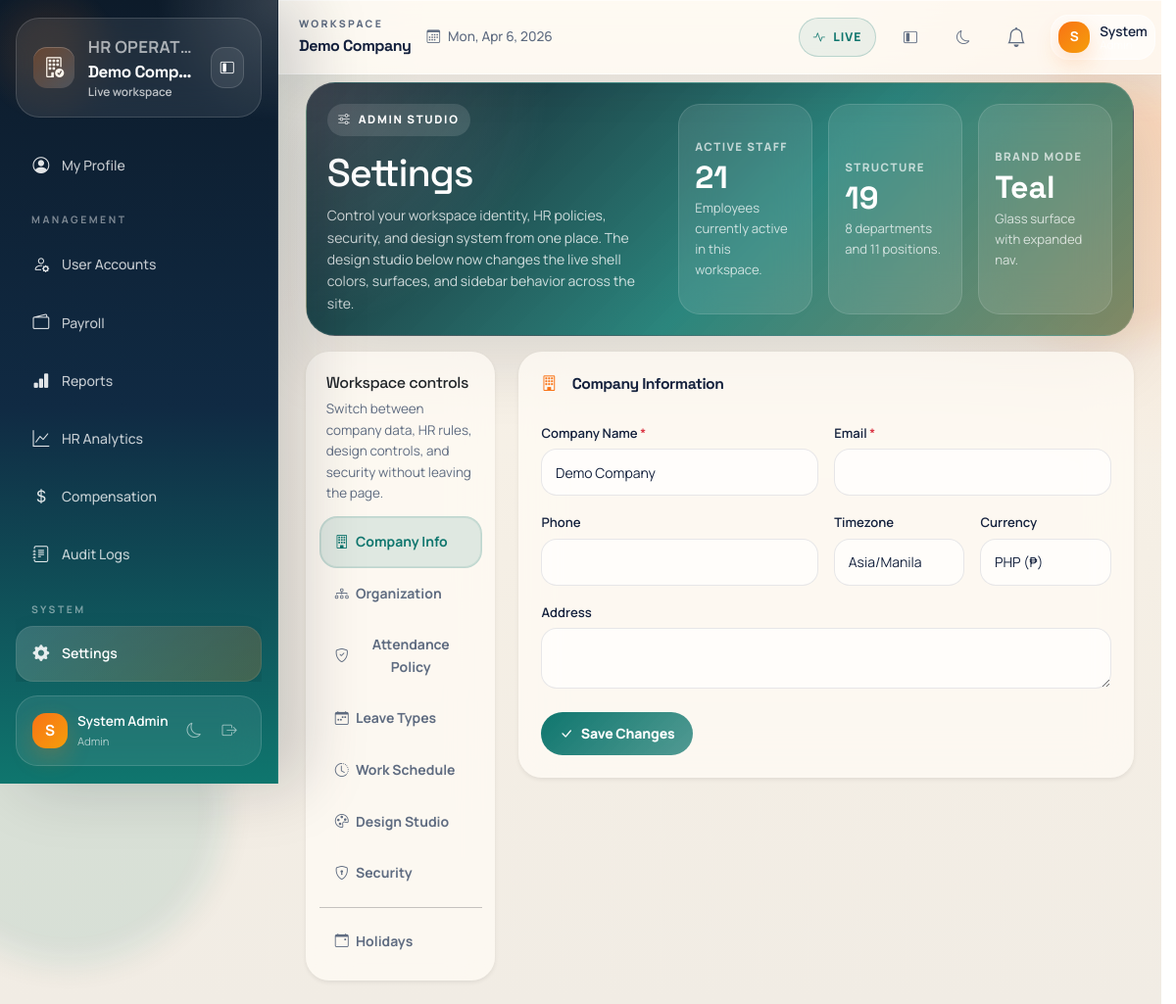
Page /modules/settings/index.php (signed in) on the committed database.
### tables this page shows
CREATE TABLE companies (
    id INT AUTO_INCREMENT PRIMARY KEY,
    name VARCHAR(200) NOT NULL,
    slug VARCHAR(100) UNIQUE NOT NULL,
    email VARCHAR(150) NOT NULL,
    phone VARCHAR(50),
    address TEXT,
    logo_url VARCHAR(500),
    nav_settings JSON,
    timezone VARCHAR(50) DEFAULT 'Asia/Manila',
    currency VARCHAR(10) DEFAULT 'PHP',
    plan ENUM('free','starter','professional','enterprise') DEFAULT 'free',
    plan_expires_at DATE NULL,
    max_employees INT DEFAULT 5,
    is_active TINYINT(1) DEFAULT 1,
    created_at DATETIME DEFAULT CURRENT_TIMESTAMP,
    updated_at DATETIME DEFAULT CURRENT_TIMESTAMP ON UPDATE CURRENT_TIMESTAMP
);

### includes/functions.php (called while the page is built, shortened)
<?php
function e($s) {
    return htmlspecialchars($s ?? "", ENT_QUOTES, "UTF-8");
}

### modules/settings/index.php (the view, shortened to what this page needs)
<?php
require_once __DIR__."/../../config/db.php";
$cid = company_id() ?? 1;
$companyStmt = $pdo->prepare("SELECT * FROM companies WHERE id = ?");
$companyStmt->execute([$cid]);
$company = $companyStmt->fetch() ?: (company() ?? []);
$cid = company_id() ?? 1;
$departments = [];
$positions = [];
$empCount = 0;
try {
    $deptStmt = $pdo->prepare("SELECT * FROM departments WHERE company_id = ? ORDER BY name");
    $deptStmt->execute([$cid]);
    $departments = $deptStmt->fetchAll();
    $posStmt = $pdo->prepare("SELECT * FROM positions WHERE company_id = ? ORDER BY name");
    $posStmt->execute([$cid]);
    $positions = $posStmt->fetchAll();
    $empStmt = $pdo->prepare("SELECT COUNT(*) as cnt FROM employees WHERE company_id=? AND status='active'");
    $empStmt->execute([$cid]);
    $empCount = $empStmt->fetch()["cnt"] ?? 0;
} catch (PDOException $e) {
    error_log("Settings data load error: " . $e->getMessage());
}
$activeTab = $_GET["tab"] ?? "company";
$companyNavSettings = json_decode($company["nav_settings"] ?? "{}", true);
$appearanceSettings = array_merge([
    "sidebar_color" => "default",
    "accent_theme" => "teal",
    "surface_style" => "glass",
    "sidebar_default_state" => "expanded"
], $companyNavSettings);
require_once __DIR__."/../../includes/header.php";
require_once __DIR__."/../../includes/nav.php";
?>
<div class="container-fluid pt-2 pb-4">
    <div class="settings-shell">
        <section class="settings-hero">
            <div class="settings-hero__copy">
                <span class="settings-hero__eyebrow"><i class="bi bi-sliders"></i> Admin Studio</span>
                <h1>Settings</h1>
                <p>Control your workspace identity, HR policies, security, and design system from one place. The design studio below now changes the live shell colors, surfaces, and sidebar behavior across the site.</p>
            </div>
            <div class="settings-stat">
                <span class="settings-stat__label">Active Staff</span>
                <strong class="settings-stat__value"><?= number_format((int)$empCount) ?></strong>
                <span class="settings-stat__meta">Employees currently active in this workspace.</span>
            </div>
            <div class="settings-stat">
                <span class="settings-stat__label">Structure</span>
                <strong class="settings-stat__value"><?= number_format(count($departments) + count($positions)) ?></strong>
                <span class="settings-stat__meta"><?= number_format(count($departments)) ?> departments and <?= number_format(count($positions)) ?> positions.</span>
            </div>
            <div class="settings-stat">
                <span class="settings-stat__label">Brand Mode</span>
                <strong class="settings-stat__value"><?= e(ucfirst($appearanceSettings["accent_theme"])) ?></strong>
                <span class="settings-stat__meta"><?= e(ucfirst($appearanceSettings["surface_style"])) ?> surface with <?= e($appearanceSettings["sidebar_default_state"] === "collapsed" ? "compact" : "expanded") ?> nav.</span>
            </div>
        </section>
        <div class="row g-4">
        <div class="col-lg-3">
            <div class="settings-sticky-nav">
                <div class="card border-0 shadow-sm settings-nav-card">
                    <div class="card-body">
                        <div class="settings-nav-intro">
                            <h2>Workspace controls</h2>
                            <p>Switch between company data, HR rules, design controls, and security without leaving the page.</p>
                        </div>
                        <nav class="settings-tabs nav flex-column" id="settingsTabs">
                            <button class="nav-link <?= $activeTab==='company'?'active':'' ?>" data-tab="company" onclick="switchTab('company')" type="button">
                                <i class="bi bi-building"></i> Company Info
                            </button>
                            <button class="nav-link <?= $activeTab==='org'?'active':'' ?>" data-tab="org" onclick="switchTab('org')" type="button">
                                <i class="bi bi-diagram-3"></i> Organization
                            </button>
                            <button class="nav-link <?= $activeTab==='attendance'?'active':'' ?>" data-tab="attendance" onclick="switchTab('attendance')" type="button">
                                <i class="bi bi-shield-check"></i> Attendance Policy
                            </button>
                            <button class="nav-link <?= $activeTab==='leaves'?'active':'' ?>" data-tab="leaves" onclick="switchTab('leaves')" type="button">
                                <i class="bi bi-calendar-week"></i> Leave Types
                            </button>
                            <button class="nav-link <?= $activeTab==='schedule'?'active':'' ?>" data-tab="schedule" onclick="switchTab('schedule')" type="button">
                                <i class="bi bi-clock-history"></i> Work Schedule
                            </button>
                            <button class="nav-link <?= $activeTab==='appearance'?'active':'' ?>" data-tab="appearance" onclick="switchTab('appearance')" type="button">
                                <i class="bi bi-palette"></i> Design Studio
                            </button>
                            <button class="nav-link <?= $activeTab==='security'?'active':'' ?>" data-tab="security" onclick="switchTab('security')" type="button">
                                <i class="bi bi-shield-lock"></i> Security
                            </button>
                            <hr class="my-2">
                            <a class="nav-link" href="holidays.php">
                                <i class="bi bi-calendar-event"></i> Holidays
                            </a>
                        </nav>
                    </div>
                </div>
            </div>
        </div>
        <div class="col-lg-9">
            <div id="tab-company" class="settings-section <?= $activeTab==='company'?'active':'' ?>">
                <div class="card border-0 shadow-sm">
                    <div class="card-header"><i class="bi bi-building me-2"></i>Company Information</div>
                    <div class="card-body">
                        <form method="POST" action="?tab=company">
                            <div class="row g-3">
                                <div class="col-md-6">
                                    <label class="form-label">Company Name <span class="text-danger">*</span></label>
                                    <input type="text" name="company_name" class="form-control" value="<?= e($company["name"] ?? "") ?>" required>
                                </div>
                                <div class="col-md-6">
                                    <label class="form-label">Email <span class="text-danger">*</span></label>
                                    <input type="email" name="company_email" class="form-control" value="<?= e($company["email"] ?? "") ?>" required>
                                </div>
                                <div class="col-md-6">
                                    <label class="form-label">Phone</label>
                                    <input type="text" name="company_phone" class="form-control" value="<?= htmlspecialchars($company["phone"] ?? "") ?>">
                                </div>
                                <div class="col-md-3">
                                    <label class="form-label">Timezone</label>
                                    <select name="timezone" class="form-select">
                                        <?php foreach(["Asia/Manila","Asia/Singapore","Asia/Jakarta","Asia/Kuala_Lumpur","Asia/Bangkok","UTC","America/New_York","America/Los_Angeles","Europe/London"] as $tz): ?>
                                        <option value="<?= $tz ?>" <?= ($company["timezone"]??"")===$tz?"selected":"" ?>><?= $tz ?></option>
                                        <?php endforeach; ?>
                                    </select>
                                </div>
                                <div class="col-md-3">
                                    <label class="form-label">Currency</label>
                                    <select name="currency" class="form-select">
                                        <option value="PHP" <?= ($company["currency"]??"")==="PHP"?"selected":"" ?>>PHP (₱)</option>
                                    </select>
                                </div>
                                <div class="col-12">
                                    <label class="form-label">Address</label>
                                    <textarea name="company_address" class="form-control" rows="2"><?= htmlspecialchars($company["address"] ?? "") ?></textarea>
                                </div>
                            </div>
                            <div class="mt-4">
                                <button type="submit" class="btn btn-primary"><i class="bi bi-check-lg me-2"></i>Save Changes</button>
                            </div>
                        </form>
                    </div>
                </div>
            </div>
            </div>
        </div>
    </div>
</div>
<?php require_once __DIR__."/../../includes/footer.php"; ?>

### includes/nav.php (shortened to what this page needs)
<?php
$u=$_SESSION['user']??null;
$company=$_SESSION['company']??null;
$currentDir = basename(dirname($_SERVER['PHP_SELF']));
$features = json_decode($company['features'] ?? '{}', true);
$navSettings = json_decode($company['nav_settings'] ?? '{}', true);
$sidebarColor = $navSettings['sidebar_color'] ?? 'default';
$companyLogo = $company['logo_url'] ?? '';
$companyPlanLabel = !empty($company['plan']) ? ucfirst((string) $company['plan']) . ' workspace' : 'Live workspace';
?>
<?php if($u): ?>
<aside class="sidebar <?= $sidebarColor !== 'default' ? 'sidebar-'.$sidebarColor : '' ?>" id="sidebar">
    <div class="sidebar-header">
        <?php if($companyLogo): ?>
            <img src="<?= e($companyLogo) ?>" alt="Logo" style="height:34px;border-radius:8px;object-fit:contain;" class="sidebar-logo">
        <?php else: ?>
            <div class="sidebar-icon-wrap"><i class="bi bi-building-check"></i></div>
        <?php endif; ?>
        <div class="sidebar-brand-copy">
            <span class="sidebar-eyebrow">HR operations</span>
            <strong class="sidebar-brand-name"><?= e($company['name'] ?? 'HRMS') ?></strong>
            <small class="sidebar-brand-plan"><?= e($companyPlanLabel) ?></small>
        </div>
        <button class="sidebar-compact-toggle d-none d-lg-inline-flex" type="button" data-sidebar-toggle="desktop" title="Collapse sidebar" aria-label="Collapse sidebar">
            <i class="bi bi-layout-sidebar-inset"></i>
        </button>
    </div>
    <nav class="sidebar-nav">
        <a href="<?= BASE_URL ?>/modules/claims/index.php" class="nav-item <?= $currentDir==='claims'?'active':'' ?>">
        </a>
        <a href="<?= BASE_URL ?>/modules/profile/index.php" class="nav-item <?= $currentDir==='profile'?'active':'' ?>">
            <i class="bi bi-person-circle"></i>
            <span>My Profile</span>
        </a>
        <?php if(in_array($u['role'], ['Admin', 'HR Officer'])): ?>
        <div class="nav-section-label">MANAGEMENT</div>
        <?php if($u['role'] === 'Admin'): ?>
        <a href="<?= BASE_URL ?>/modules/users/index.php" class="nav-item <?= $currentDir==='users'?'active':'' ?>">
            <i class="bi bi-person-gear"></i>
            <span>User Accounts</span>
        </a>
        <?php endif; ?>
        <?php if($features['payroll'] ?? true): ?>
        <a href="<?= BASE_URL ?>/modules/payroll/index.php" class="nav-item <?= $currentDir==='payroll'?'active':'' ?>">
            <i class="bi bi-wallet2"></i>
            <span>Payroll</span>
        </a>
        <?php endif; ?>
        <?php if($features['reports'] ?? true): ?>
        <a href="<?= BASE_URL ?>/modules/reports/index.php" class="nav-item <?= $currentDir==='reports'?'active':'' ?>">
            <i class="bi bi-bar-chart-fill"></i>
            <span>Reports</span>
        </a>
        <?php endif; ?>
        <a href="<?= BASE_URL ?>/modules/analytics/index.php" class="nav-item <?= $currentDir==='analytics'?'active':'' ?>">
            <i class="bi bi-graph-up"></i>
            <span>HR Analytics</span>
        </a>
        <a href="<?= BASE_URL ?>/modules/compensation/index.php" class="nav-item <?= $currentDir==='compensation'?'active':'' ?>">
            <i class="bi bi-currency-dollar"></i>
            <span>Compensation</span>
        </a>
        <a href="<?= BASE_URL ?>/modules/audit/logs.php" class="nav-item <?= $currentDir==='audit'?'active':'' ?>">
            <i class="bi bi-journal-text"></i>
            <span>Audit Logs</span>
        </a>
        <div class="nav-section-label">SYSTEM</div>
        <a href="<?= BASE_URL ?>/modules/settings/index.php" class="nav-item <?= $currentDir==='settings'?'active':'' ?>">
            <i class="bi bi-gear-fill"></i>
            <span>Settings</span>
        </a>
        <?php endif; ?>
    </nav>
    <div class="sidebar-footer">
        <div class="user-info">
            <div class="avatar"><?= strtoupper(substr($u['name'] ?: $u['email'], 0, 1)) ?></div>
            <div class="details">
                <div class="name"><?= e($u['name'] ?: $u['email']) ?></div>
                <div class="role-badge"><?= e($u['role']) ?></div>
            </div>
        </div>
        <div class="d-flex gap-1">
            <button class="icon-btn" onclick="toggleTheme()" title="Toggle theme" type="button">
                <i class="bi bi-<?= ($u['theme']??'light')==='dark'?'sun':'moon' ?>" data-theme-icon></i>
            </button>
            <a href="<?= BASE_URL ?>/auth/logout.php" class="icon-btn logout-btn" title="Logout">
                <i class="bi bi-box-arrow-right"></i>
            </a>
        </div>
    </div>
</aside>
<main class="main-content" id="mainContent">
    <div class="top-bar d-none d-lg-flex">
        <div class="top-bar-meta">
            <div class="top-bar-title-group">
                <span class="top-bar-kicker">Workspace</span>
                <span class="top-bar-heading"><?= e($company['name'] ?? APP_NAME) ?></span>
            </div>
            <span class="top-bar-date"><i class="bi bi-calendar3 me-2"></i><?= date('D, M j, Y') ?></span>
        </div>
        <div class="d-flex align-items-center gap-3">
            <span class="workspace-status"><i class="bi bi-activity"></i>Live</span>
            <button class="topbar-icon-btn d-none d-lg-inline-flex" type="button" data-sidebar-toggle="desktop" title="Toggle compact sidebar" aria-label="Toggle compact sidebar">
                <i class="bi bi-layout-sidebar-inset"></i>
            </button>
            <button class="topbar-icon-btn" onclick="toggleTheme()" title="Toggle theme" type="button">
                <i class="bi bi-<?= ($u['theme']??'light')==='dark'?'sun':'moon' ?>" data-theme-icon></i>
            </button>
            <div class="dropdown">
                <button class="topbar-icon-btn position-relative" data-bs-toggle="dropdown" aria-label="Notifications">
                    <i class="bi bi-bell fs-5"></i>
                </button>
            </div>
            <div class="topbar-user">
                <div class="topbar-avatar"><?= strtoupper(substr($u['name'] ?: $u['email'], 0, 1)) ?></div>
                <div class="topbar-user-info">
                    <div class="topbar-name"><?= e(explode(' ', $u['name'] ?: $u['email'])[0]) ?></div>
                    <div class="topbar-role"><?= e($u['role']) ?></div>
                </div>
            </div>
        </div>
    </div>
<?php endif; ?>

### rows in the picture
companies: name "Demo Comp…", name "Demo Company", nav_settings "Teal", nav_settings "Glass", nav_settings "expanded", company_name "Demo Company", timezone "Asia/Manila", currency "PHP (₱)"

### other values in the picture
$companyPlanLabel "Live workspace"
substr($u['name'] ?: $u['email'], 0, 1) "S"
$u['name'] ?: $u['email'] "System Admin"
$u['role'] "Admin"
explode(' ', $u['name'] ?: $u['email'])[0] "System"
$empCount "21"
count($departments) + count($positions) "19"
count($departments) "8"
count($positions) "11"
